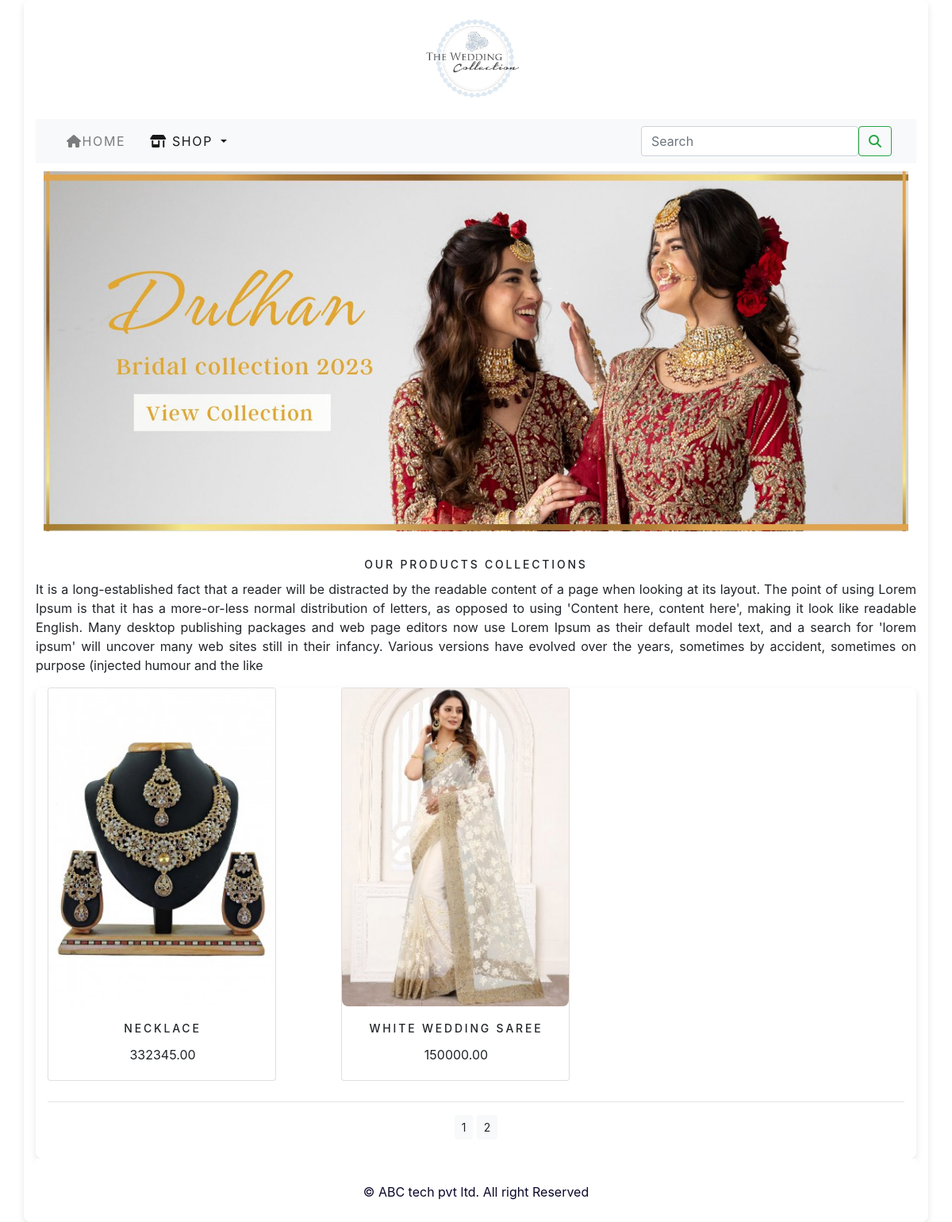
Screenshot of /shop/?page=2 with the database file from the repository.
### shop/models.py (models this page shows, shortened)
class Product(models.Model):
    name = models.CharField(max_length=250, unique=True)
    slug = models.SlugField(max_length=250, unique=True)
    description = models.TextField(blank=True)
    price = models.DecimalField(max_digits=10, decimal_places=2)
    category = models.ForeignKey(Category, on_delete=models.CASCADE)
    image = models.ImageField(upload_to='product', blank=True)
    stock = models.IntegerField()
    available = models.BooleanField(default=True)
    created = models.DateTimeField(auto_now_add=True)
    updated = models.DateTimeField(auto_now=True)
    def get_url(self):
        return reverse('shop:prodCatdetail', args=[self.category.slug, self.slug])
    class Meta:
        ordering = ('name',)
        verbose_name = 'product'
        verbose_name_plural = 'products'

### shop/views.py (the view)
# urls.py: path('',views.allProdCat,name='allProdCat'),
def allProdCat(request, c_slug=None):
    c_page = None
    products_list = None
    if c_slug != None:
        c_page = get_object_or_404(Category, slug=c_slug)
        products_list = Product.objects.all().filter(category=c_page, available=True)
    else:
        products_list = Product.objects.all().filter(available=True)
    paginator = Paginator(products_list, 6)
    try:
        page = int(request.GET.get('page', '1'))
    except:
        page = 1
    try:
        products = paginator.page(page)
    except(EmptyPage, InvalidPage):
        products = paginator.page(paginator.num_pages)
    return render(request, "category.html", {'category': c_page, 'products': products})

### cart/context_processors.py (called while the page is built)
def counter(request):
    item_count=0
    if 'admin' in request.path:
        return {}
    else:
        try:
            cart=Cart.objects.filter(cart_id=_cart_id(request))
            car_items=CartItem.objects.all().filter(cart=cart[:1])
            for car_item in car_items:
                item_count+=car_item.quantity
        except Cart.DoesNotExist:
            item_count=0
    return dict(item_count=item_count)

### cart/views.py (called while the page is built)
def _cart_id(request):
    cart = request.session.session_key
    if not cart:
        cart = request.session.create()
    return cart

### shop/context_processors.py (called while the page is built)
def menu_links(request):
    links = Category.objects.all()
    return dict(links=links)

### shop/models.py (called while the page is built)
    def get_url(self):
        return reverse('shop:products_by_category', args=[self.slug])

### template/category.html (shortened to what this page needs)
{% extends 'base.html' %}
{% load static %}
{% block content %}
    <div class="mx_auto">
        {% if category %}
            <img class="my_image" src="{{category.image.url}}" alt="{{category.name}}" width="100">
        </div>
        <br>
        <div>
            <h1 class="text-center my_title">{{category.name}}</h1>
            <p class="text-justify">{{category.description}}</p>
        </div>
        {% else %}
        <div>
            <img class="my_image my_image_padding" src="{% static 'img/banner.jpeg' %}" alt="our products" width="1500px;" height="500px;">
        </div>
        <br>
        <div>
            <h1 class="text-center my_title">our products collections</h1>
            <p class="text-justify" >It is a long-established fact that a reader will be distracted by the readable content of a page when looking at its layout. The point of using Lorem Ipsum is that it has a more-or-less normal distribution of letters, as opposed to using 'Content here, content here', making it look like readable English. Many desktop publishing packages and web page editors now use Lorem Ipsum as their default model text, and a search for 'lorem ipsum' will uncover many web sites still in their infancy. Various versions have evolved over the years, sometimes by accident, sometimes on purpose (injected humour and the like</p>
        </div>
    {% endif %}
    <div class="container">
        <div class="row mx_auto">
            {% for product in products.object_list %}
                <div class="my_bottom_margin col-8 col-sm-6 col-md-4 col-ig-4">
                    <div class="card text-center" style="width: 18rem;">
                        <a href="{{ product.get_url }}">
                            <img class="card-img-top my_image img-fluid" src="{{ product.image.url }}" alt="{{ product.name }}">
                        </a>
                        <div class="card-body" style="width: 18rem;">
                            <h4 class="card-title">{{ product.name }}</h4>
                            <p class="card-text">{{ product.price }}</p>
                        </div>
                    </div>
                </div>
            {% endfor %}
        </div>
        <div class="mx_auto">
            {% if products.paginator.num_pages > 1 %}
            <hr>
         <div class="text-center">
             {% for pg in products.paginator.page_range %}
             <a href="?page={{pg}}" class="btn btn-light btn-sm {% if product.number == pg %} active {% endif %}"> {{pg}}</a>
             {% endfor %}
         </div>
         {% endif %}
        </div>
        <br>
    </div>
{% endblock %}

### static/css/custom.css (style rules this page uses)
body { font-family: 'Kalnia', serif; }
.my_image { width:100%; height:auto; object-fit: cover; border-radius: 8px; box-shadow: 0 4px 8px rgba(0, 0, 0, 0.1) border-radius: 10px;; }
.my_title { font-size: 18px; text-transform: uppercase; letter-spacing: 0.2em; margin-bottom: 10px; }
.my_image_padding { padding: 10px; }
.my_bottom_margin { margin-bottom:10px; }
.card-body h4 { font-size: 14px; text-transform: uppercase; letter-spacing: 0.2em; }
.container { width:100%; height:auto; object-fit: cover; border-radius: 8px; box-shadow: 0 4px 8px rgba(0, 0, 0, 0.1) }
.my_title { font-size:14px; }

### rows the page displays
Product: image (picture), name "NECKLACE", price "332345.00"
Product: image (picture), name "WHITE WEDDING SAREE", price "150000.00"

### other values shown
{{ pg }} "1" "2"
